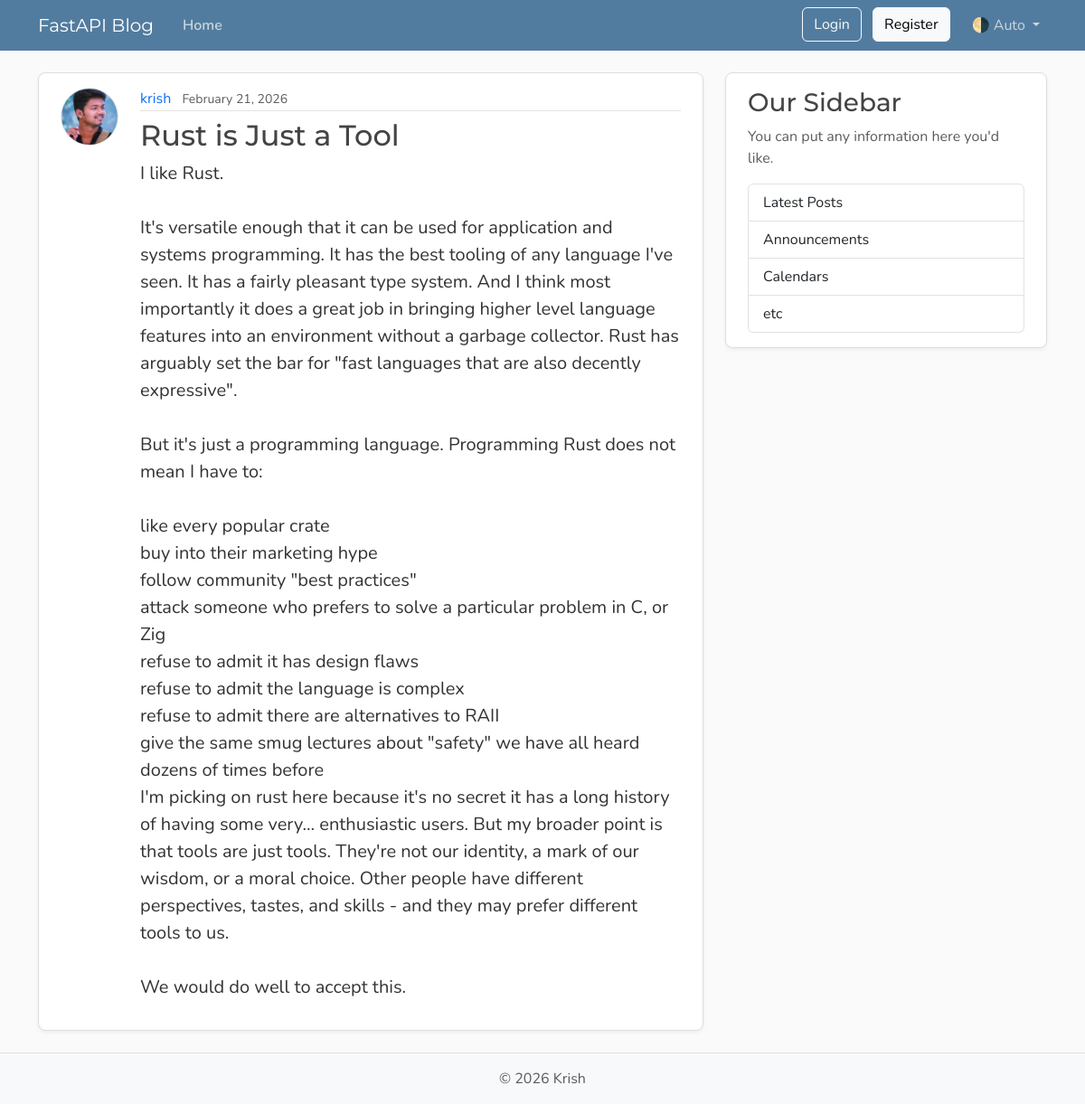
/posts/1, run on the app's committed database.
### models.py (models this page shows, shortened)
class User(Base):
    __tablename__ = "users"
    id: Mapped[int] = mapped_column(Integer, primary_key=True, index=True)
    username: Mapped[str] = mapped_column(String(50), unique=True, nullable=False)
    email: Mapped[str] = mapped_column(String(120), unique=True, nullable=False)
    image_file: Mapped[str | None] = mapped_column(
        String(200),
        nullable=True,
        default=None,
    )
    password_hash: Mapped[str | None] = mapped_column(String(200), nullable=False)
    posts: Mapped[list[Post]] = relationship(
        back_populates="author",
        cascade="all , delete-orphan")

class Post(Base):
    __tablename__ = "posts"
    id: Mapped[int] = mapped_column(Integer, primary_key=True, index=True)
    title: Mapped[str] = mapped_column(String(100), nullable=False)
    content: Mapped[str] = mapped_column(Text, nullable=False)
    user_id: Mapped[int] = mapped_column(
        ForeignKey("users.id"),
        nullable=False,
        index=True,
    )
    date_posted: Mapped[datetime] = mapped_column(
        DateTime(timezone=True),
        default=lambda: datetime.now(UTC),
    )
    author: Mapped[User] = relationship(back_populates="posts")

### main.py (the view)
@app.get("/posts/{post_id}", include_in_schema=False)
async def post_page(request: Request, post_id: int, db: Annotated[AsyncSession, Depends(get_db)]):
    result = await db.execute(
        select(models.Post)
        .options(selectinload(models.Post.author)) # egar loading options(selectinload(models.Post.author)
        .where(models.Post.id == post_id))
    post = result.scalars().first()
    if post:
        title = post.title[:50]
        return templates.TemplateResponse(
            request,
            "post.html",
            {"post": post, "title": title},
        )
    raise HTTPException(status_code=status.HTTP_404_NOT_FOUND, detail="Post not found")

### templates/post.html (shortened to what this page needs)
{% extends "layout.html" %}
{% block content %}
    <article class="content-section py-3 px-4 mb-4">
        <div class="d-flex align-items-start gap-4">
            <img class="rounded-circle article-img flex-shrink-0"
                 src="{{ post.author.image_path }}"
                 alt="{{ post.author.username }}'s profile picture"
                 width="64"
                 height="64"
                 loading="lazy">
            <div class="flex-grow-1">
                <div class="article-metadata mb-2">
                    <a class="me-2"
                       href="{{ url_for("user_posts", user_id=post.author.id) }}">{{ post.author.username }}</a>
                    <small class="text-body-secondary">{{ post.date_posted.strftime("%B %d, %Y") }}</small>
                </div>
                <h2 class="article-title">{{ post.title }}</h2>
                <p class="article-content">{{ post.content }}</p>
            </div>
        </div>
    </article>
{% endblock content %}

### static/css/main.css (style rules this page uses)
:root { --font-heading: "Montserrat", system-ui, -apple-system, BlinkMacSystemFont, sans-serif; --font-body: "Nunito", system-ui, -apple-system, BlinkMacSystemFont, sans-serif; --color-bg-body: #fafafa; --color-bg-content: #ffffff; --color-text-primary: #333333; --color-text-heading: #444444; --color-steel: #527c9f; --color-nav-link: #cbd5db; --color-nav-link-hover: #ffffff; --color-link-hover: #428bca; --color-border: #dddddd; --color-border-light: #e3e3e3; --spacing-xl: 5rem; --article-img-size: 4rem; --account-img-size: 7.813rem; }
body { font-family: var(--font-body); background: var(--color-bg-body); color: var(--color-text-primary); }
h1, h2, h3, h4, h5, h6 { font-family: var(--font-heading); color: var(--color-text-heading); }
a { text-decoration: none; }
.content-section { background: var(--color-bg-content); border: 1px solid var(--color-border); border-radius: 0.5rem; box-shadow: 0 2px 4px rgba(15, 23, 42, 0.05); transition: box-shadow 0.15s ease, transform 0.15s ease, border-color 0.15s ease; }
.article-title { color: var(--color-text-heading); transition: color 0.2s ease-in-out; }
.article-content { white-space: pre-line; font-size: 1.25rem; }
.article-img { height: var(--article-img-size); width: var(--article-img-size); flex-shrink: 0; object-fit: cover; border: 1px solid var(--color-border-light); box-shadow: 0 0 0 2px var(--color-bg-content); }
.article-metadata { padding-bottom: 0.063rem; border-bottom: 1px solid var(--color-border-light); }
.article-metadata a { transition: color 0.2s ease-in-out; }

### data on the page
User: author.image_path (picture), author.username "krish"
Post: date_posted "February 21, 2026", title "Rust is Just a Tool", content "I like Rust. It's versatile enough that it can be used for application and systems programming. It has the best tooling of any language I've seen. It has a fairly pleasant type system. And I think most importantly it does a great job in bringing higher level language features into an environment without a garbage collector. Rust has arguably set the bar for \"fast languages that are also decently expressive\". But it's just a programming language. Programming Rust does not mean I have to: like every popular crate buy into their marketing hype follow community \"best practices\" attack someone who prefers to solve a particular problem in C, or Zig refuse to admit it has design flaws refuse to…"
